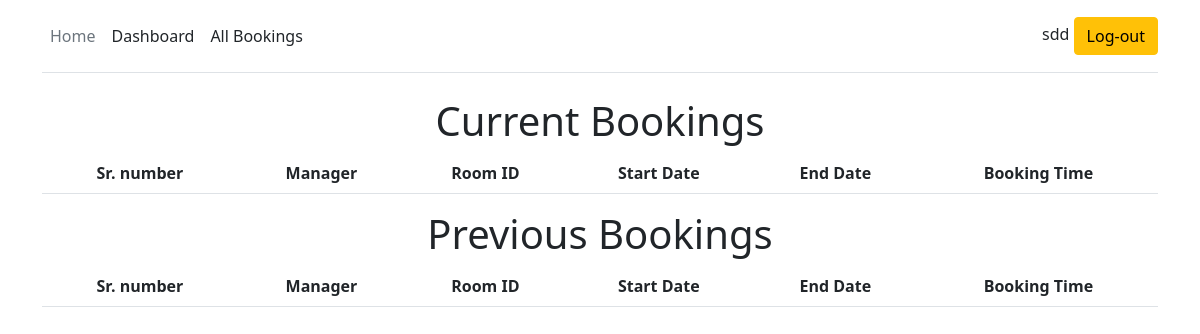
Before: /customer_bookings (signed in) with the older database file.
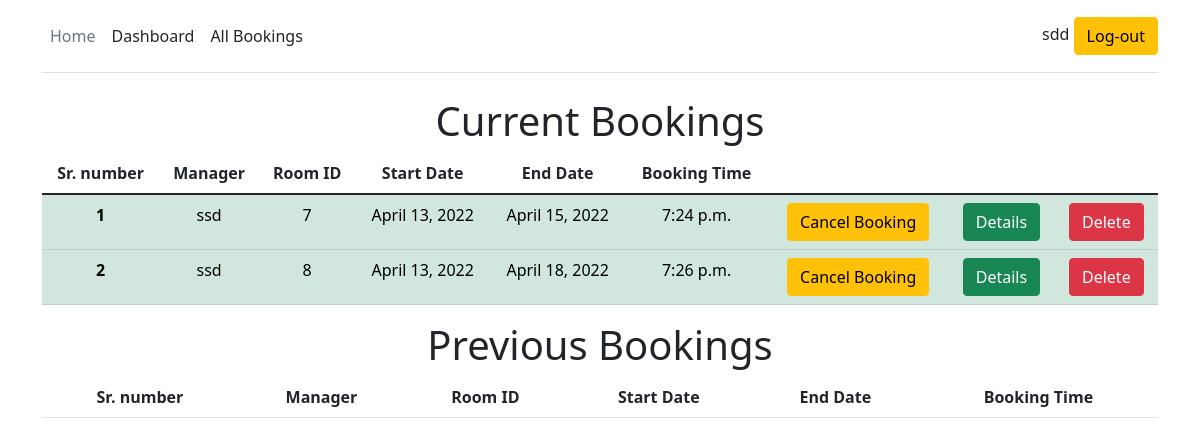
After: the same page with the newer database file.
### rmmain/models.py (models this page shows, shortened)
class Booking(models.Model):
    customer=models.ForeignKey(Customer,on_delete=models.CASCADE)
    manager= models.ForeignKey(Manager,default=False,on_delete=models.CASCADE)
    roomid = models.ForeignKey(Room,on_delete=models.CASCADE)
    startdate = models.DateField(blank=True)
    enddate = models.DateField(blank=True)
    slotstart = models.TimeField(blank=True)
    slotend = models.TimeField(blank=True)
    valid = models.BooleanField(default=True,blank=True)

class Manager(models.Model):
    username = models.OneToOneField(User,on_delete=models.CASCADE)
    name = models.CharField(max_length=20,blank=False)
    email = models.CharField(max_length=200,blank=False)
    pnumber = models.CharField(max_length=11,blank=False)
    def __str__(self):
        return str(self.username)

class Room(models.Model):
    manager = models.ForeignKey(Manager,on_delete=models.CASCADE)
    roomtype = models.ForeignKey(Roomtype,on_delete=models.CASCADE)
    capacity = models.IntegerField(default=0,blank=False)
    price = models.IntegerField(default=0)
    status = models.CharField(max_length=10000,blank=False)
    location = models.ForeignKey(Location,on_delete=models.CASCADE)
    address = models.CharField(max_length=10000,blank=False)
    mnumber = models.CharField(max_length=11,blank=False)
    def __str__(self):
        s = "{}".format(self.id)
        return s

### rmmain/views.py (the view)
# urls.py: path('customer_bookings', views.bookings,name='bookings'),
def bookings(request):
    if request.user.is_authenticated:
        booking_list = Booking.objects.filter(customer=Customer.objects.get(username=request.user))
        context = {
            'booking_list':booking_list
        }
        return render(request,'customer_bookings.html',context)
    else:
        messages.error(request,"You have to login first")
        return redirect('customer_login')

### rmmain/models.py (called while the page is built)
    def __str__(self):
        return str(self.roomtype)

    def __str__(self):
        return str(self.city)

### templates/customer_bookings.html (shortened to what this page needs)
<!doctype html>
<html lang="en">
{% load static %}
<head>
    <link href="https://cdn.jsdelivr.net/npm/bootstrap@5.1.3/dist/css/bootstrap.min.css" rel="stylesheet"
>
</head>
<body>
    <div class="container">
        <header
            class="d-flex flex-wrap align-items-center justify-content-center justify-content-md-between py-3 mb-4 border-bottom">
            <ul class="nav col-12 col-md-auto mb-2 justify-content-center mb-md-0">
                <li><a href="{%url 'home'%}" class="nav-link px-2 link-secondary">Home</a></li>
                <li><a href="/customer_dashboard/{{request.user}}/" class="nav-link px-2 link-dark">Dashboard</a></li>
                <li><a href="{%url 'bookings'%}" class="nav-link px-2 link-dark">All Bookings</a></li>
            </ul>
            {% if user.is_authenticated %}
            <div class="col-md-3 text-end">
                {{ user.username }}
                <a class="btn btn-warning" href="{% url 'logout'%}" role="button">Log-out</a>
            </div>
            {%else %}
            <div class="col-md-3 text-end">
                <p style="margin: 0;">Log-In / Register</p>
            </div>
            {% endif %}
        </header>
    </div>
    <div class="container" style="text-align: center;">
        <h1>Current Bookings</h1>
        <table class="table table-hover">
            <thead>
                <tr>
                    <th scope="col">Sr. number</th>
                    <th scope="col">Manager</th>
                    <th scope="col">Room ID</th>
                    <th scope="col">Start Date</th>
                    <th scope="col">End Date</th>
                    <th scope="col">Booking Time</th>
                </tr>
            </thead>
            <tbody>
                {% for rooms in booking_list %}
                    {% if rooms.valid %}
                        <tr class="table-success">
                            <th scope="row">{{forloop.counter}}</th>
                            <td>{{rooms.manager}}</td>
                            <td>{{rooms.roomid}}</td>
                            <td>{{rooms.startdate}}</td>
                            <td>{{rooms.enddate}}</td>
                            <td>{{rooms.slotstart}}</td>
                            <td>
                                <button type="button" class="btn btn-warning" data-bs-toggle="modal" data-bs-target="#exampleModal{{rooms.id}}">
                                    Cancel Booking
                                </button>
                            </td>
                            <td>
                                <button type="button" class="btn btn-success" data-bs-toggle="modal" data-bs-target="#exampleModal{{rooms.roomid}}">
                                    Details
                                </button>
                            </td>
                            <td><a name="{{rooms.id}}" id="" class="btn btn-danger" href="/bookdelete/{{rooms.id}}"
                                    role="button">Delete</a></td>
                        </tr>
                    {%endif%}
                {% endfor %}
            </tbody>
        </table>
        <h1>Previous Bookings</h1>
        <table class="table table-hover">
            <thead>
                <tr>
                    <th scope="col">Sr. number</th>
                    <th scope="col">Manager</th>
                    <th scope="col">Room ID</th>
                    <th scope="col">Start Date</th>
                    <th scope="col">End Date</th>
                    <th scope="col">Booking Time</th>
                </tr>
            </thead>
        </table>
    </div>
</body>
</html>

Changed rows visible on the page:
added Booking: manager "ssd", roomid "7", startdate "April 13, 2022", enddate "April 15, 2022", slotstart "7:24 p.m."
added Booking: manager "ssd", roomid "8", startdate "April 13, 2022", enddate "April 18, 2022", slotstart "7:26 p.m."
